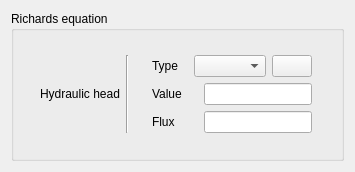
<?xml version="1.0" encoding="UTF-8"?>
<ui version="4.0">
 <class>BoundaryConditionsHydraulicHeadForm</class>
 <widget class="QWidget" name="BoundaryConditionsHydraulicHeadForm">
  <property name="geometry">
   <rect>
    <x>0</x>
    <y>0</y>
    <width>355</width>
    <height>172</height>
   </rect>
  </property>
  <property name="minimumSize">
   <size>
    <width>0</width>
    <height>0</height>
   </size>
  </property>
  <property name="windowTitle">
   <string>Form</string>
  </property>
  <layout class="QGridLayout" name="gridLayout_3">
   <item row="0" column="0">
    <widget class="QGroupBox" name="groupBoxSpecies">
     <property name="title">
      <string>Richards equation</string>
     </property>
     <layout class="QGridLayout" name="gridLayout_2">
      <item row="0" column="0">
       <layout class="QHBoxLayout" name="horizontalLayout">
        <item>
         <spacer>
          <property name="orientation">
           <enum>Qt::Horizontal</enum>
          </property>
          <property name="sizeHint" stdset="0">
           <size>
            <width>16</width>
            <height>20</height>
           </size>
          </property>
         </spacer>
        </item>
        <item>
         <widget class="QLabel" name="labelHydraulicHead_2">
          <property name="text">
           <string>Hydraulic head</string>
          </property>
         </widget>
        </item>
        <item>
         <widget class="Line" name="line_2">
          <property name="orientation">
           <enum>Qt::Vertical</enum>
          </property>
         </widget>
        </item>
        <item>
         <spacer>
          <property name="orientation">
           <enum>Qt::Horizontal</enum>
          </property>
          <property name="sizeHint" stdset="0">
           <size>
            <width>16</width>
            <height>20</height>
           </size>
          </property>
         </spacer>
        </item>
        <item>
         <layout class="QVBoxLayout" name="_4">
          <property name="spacing">
           <number>6</number>
          </property>
          <property name="margin">
           <number>0</number>
          </property>
          <item>
           <layout class="QHBoxLayout" name="_5">
            <property name="spacing">
             <number>6</number>
            </property>
            <property name="margin">
             <number>0</number>
            </property>
            <item>
             <widget class="QLabel" name="labelHydraulicHeadChoice">
              <property name="text">
               <string>Type</string>
              </property>
             </widget>
            </item>
            <item>
             <widget class="QComboBox" name="comboBoxTypeHydraulicHead"/>
            </item>
            <item>
             <widget class="QPushButton" name="pushButtonHydraulicHead">
              <property name="text">
               <string/>
              </property>
              <property name="icon">
               <iconset resource="resources_pages.qrc">
                <normaloff>:/new/prefix1/icons/22x22/edit-find-replace.png</normaloff>:/new/prefix1/icons/22x22/edit-find-replace.png</iconset>
              </property>
             </widget>
            </item>
           </layout>
          </item>
          <item>
           <layout class="QHBoxLayout" name="_6">
            <property name="spacing">
             <number>6</number>
            </property>
            <property name="margin">
             <number>0</number>
            </property>
            <item>
             <widget class="QLabel" name="labelValueHydraulicHead">
              <property name="text">
               <string>Value</string>
              </property>
             </widget>
            </item>
            <item>
             <spacer>
              <property name="orientation">
               <enum>Qt::Horizontal</enum>
              </property>
              <property name="sizeHint" stdset="0">
               <size>
                <width>16</width>
                <height>20</height>
               </size>
              </property>
             </spacer>
            </item>
            <item>
             <widget class="QLineEdit" name="lineEditValueHydraulicHead"/>
            </item>
           </layout>
          </item>
          <item>
           <layout class="QHBoxLayout" name="_7">
            <property name="spacing">
             <number>6</number>
            </property>
            <property name="margin">
             <number>0</number>
            </property>
            <item>
             <widget class="QLabel" name="labelExHydraulicHead">
              <property name="text">
               <string>Flux</string>
              </property>
             </widget>
            </item>
            <item>
             <spacer>
              <property name="orientation">
               <enum>Qt::Horizontal</enum>
              </property>
              <property name="sizeHint" stdset="0">
               <size>
                <width>16</width>
                <height>20</height>
               </size>
              </property>
             </spacer>
            </item>
            <item>
             <widget class="QLineEdit" name="lineEditExHydraulicHead"/>
            </item>
           </layout>
          </item>
         </layout>
        </item>
        <item>
         <spacer>
          <property name="orientation">
           <enum>Qt::Horizontal</enum>
          </property>
          <property name="sizeHint" stdset="0">
           <size>
            <width>20</width>
            <height>20</height>
           </size>
          </property>
         </spacer>
        </item>
       </layout>
      </item>
     </layout>
    </widget>
   </item>
  </layout>
 </widget>
 <resources>
  <include location="resources_pages.qrc"/>
 </resources>
 <connections/>
</ui>
